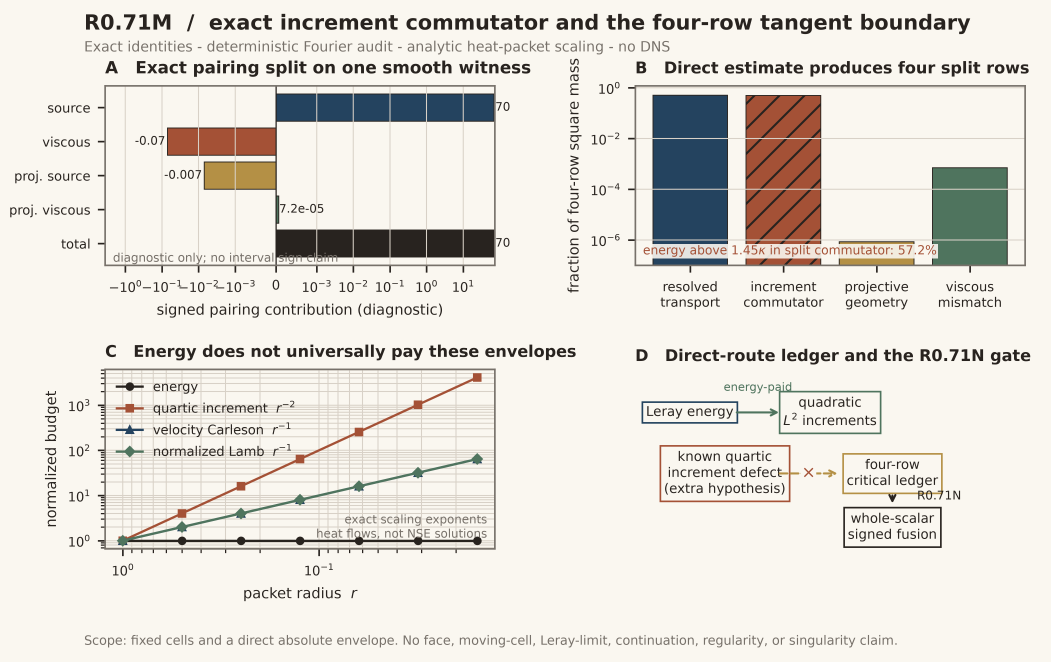
#> input picture figures/r071m-increment-commutator/fig-r071m-increment-commutator-boundary/figure.png, 4204 x 2645 px (shown at 1/4 size)
$ python qa_images.py
#> lines starting #> are read from the running program, lines starting #| are printed output that depends on the picture
#!/usr/bin/env python3
"""Create original and true-grayscale print-size QA previews."""

from pathlib import Path
from PIL import Image, ImageOps


with Image.open(Path("figure.png")) as image:
#> image is the input picture: PIL image 4204x2645 RGBA; mean R, G, B, A 227.1, 223.3, 216.3, 255
    source = image.convert("RGB")
width = 1780
height = round(source.height * width / source.width)
#> height = 1120
preview = source.resize((width, height), Image.Resampling.LANCZOS)
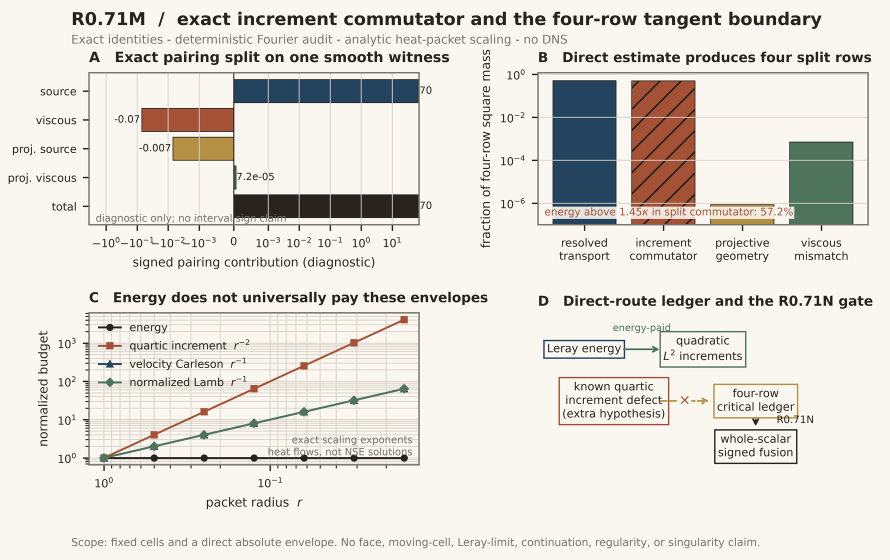
#> preview: PIL image 1780x1120 RGB (shown at 1/2 size); mean R, G, B 226.9, 223.2, 216.3
preview.save("qa-original.png", dpi=(254, 254))
ImageOps.grayscale(preview).convert("RGB").save("qa-grayscale.png", dpi=(254, 254))
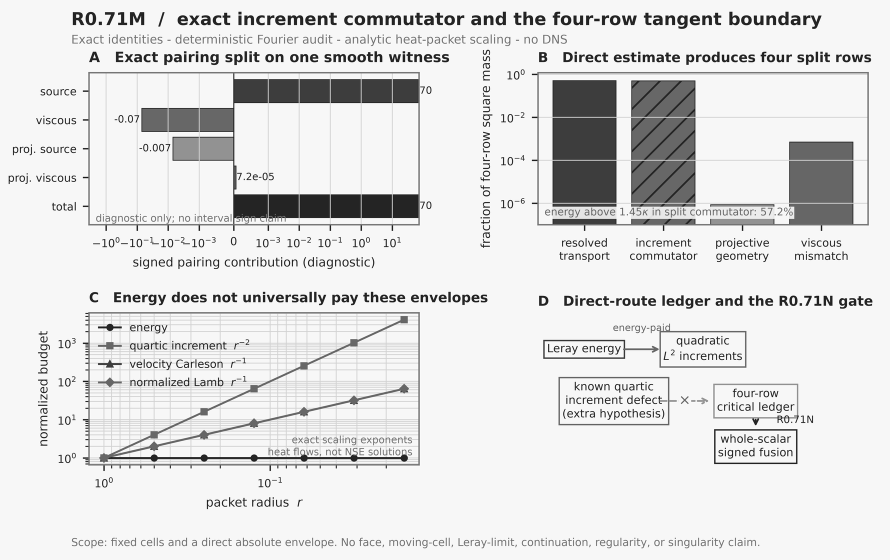
#> saved as qa-grayscale.png: PIL image 1780x1120 RGB (shown at 1/2 size); min 0, max 255, mean 223.4
